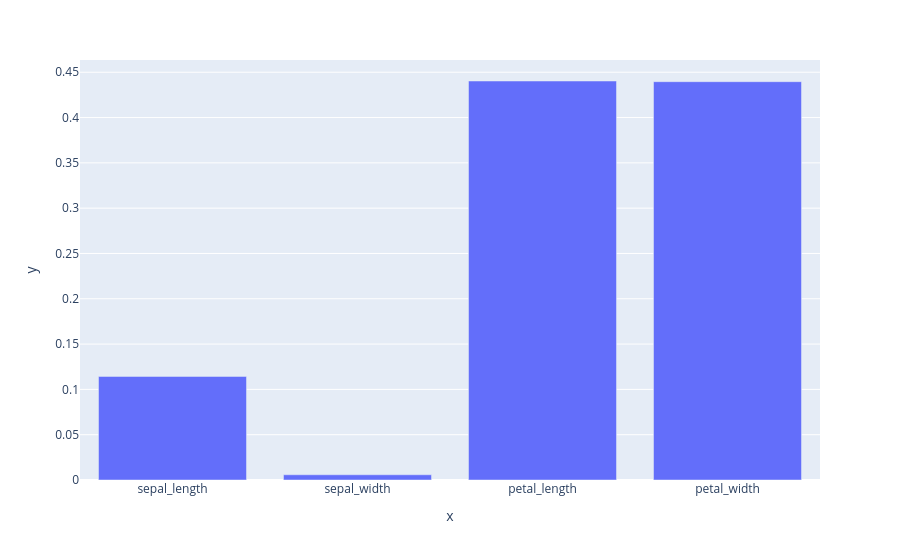

Notebook code cell kept with this figure:
### Code cell
px.bar(x = rf.feature_names_in_, y= rf.feature_importances_)

### Figure 1 — Plotly figure (JSON) as saved in the notebook; plotly's stock layout.template omitted (floating-point values rounded to 4 significant figures)
{"data": [{"alignmentgroup": "True", "hovertemplate": "x=%{x}<br>y=%{y}<extra></extra>", "legendgroup": "", "marker": {"color": "#636efa", "pattern": {"shape": ""}}, "name": "", "offsetgroup": "", "orientation": "v", "showlegend": false, "textposition": "auto", "type": "bar", "x": ["sepal_length", "sepal_width", "petal_length", "petal_width"], "xaxis": "x", "y": [0.1143, 0.005764, 0.4403, 0.4396], "yaxis": "y"}], "layout": {"barmode": "relative", "legend": {"tracegroupgap": 0}, "margin": {"t": 60}, "xaxis": {"anchor": "y", "domain": [0, 1], "title": {"text": "x"}}, "yaxis": {"anchor": "x", "domain": [0, 1], "title": {"text": "y"}}}}
